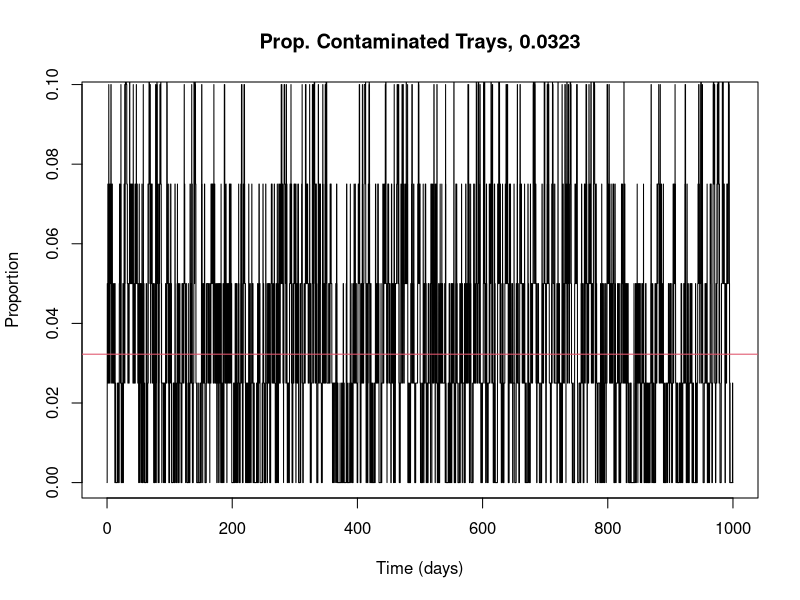
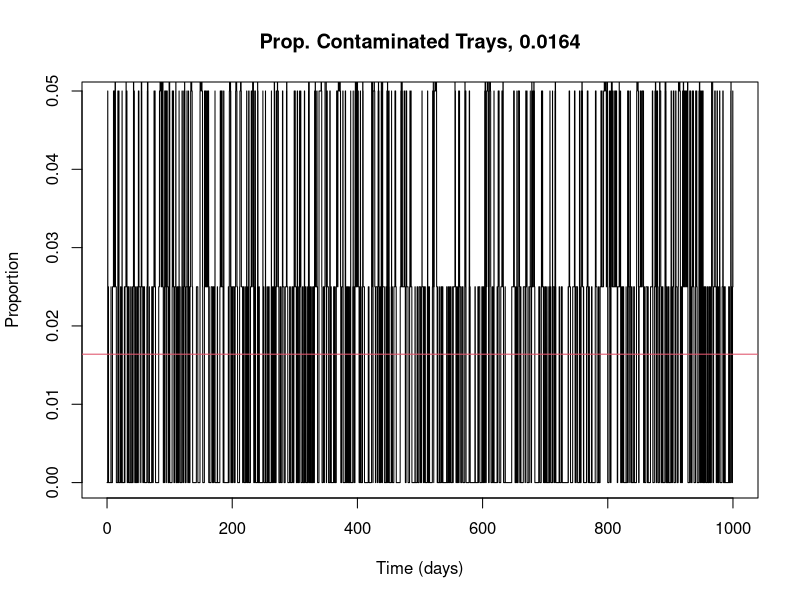
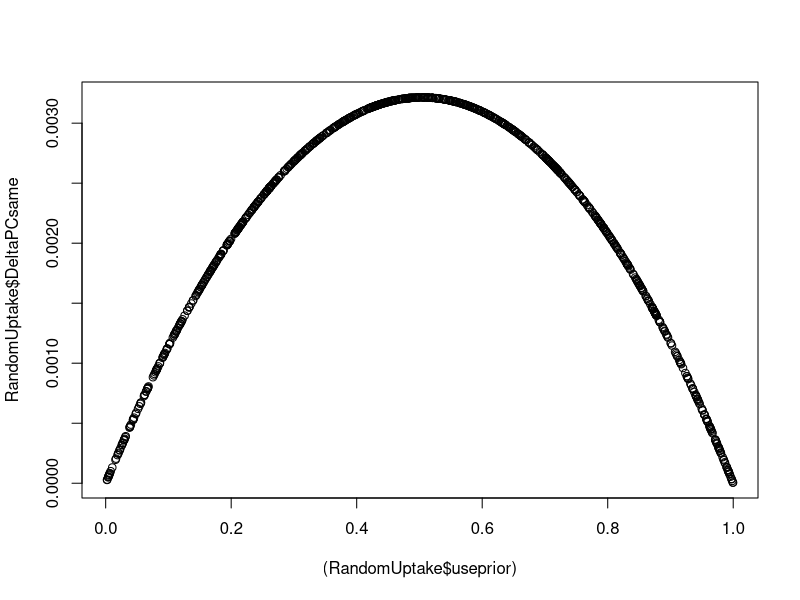
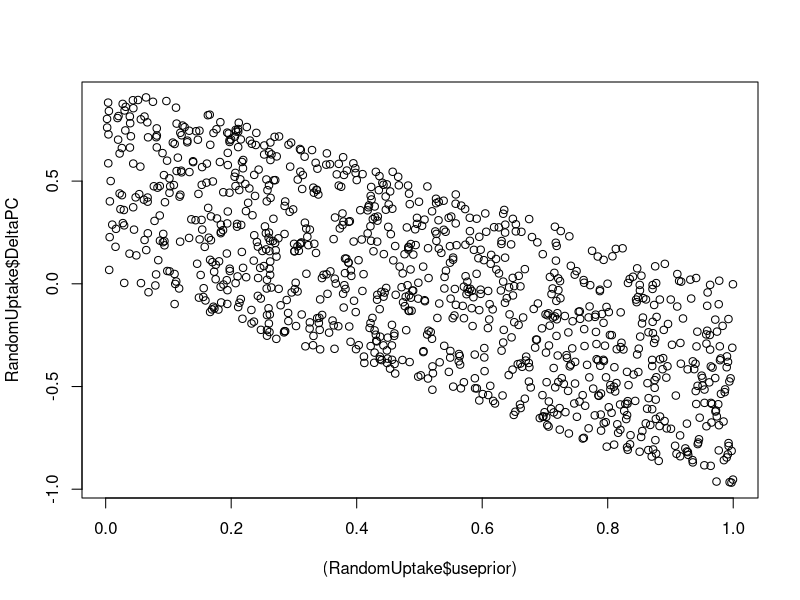
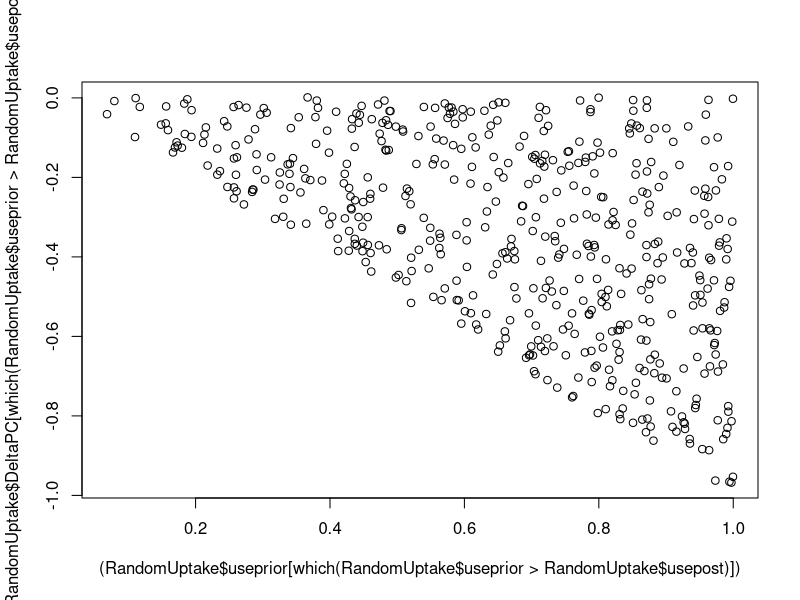
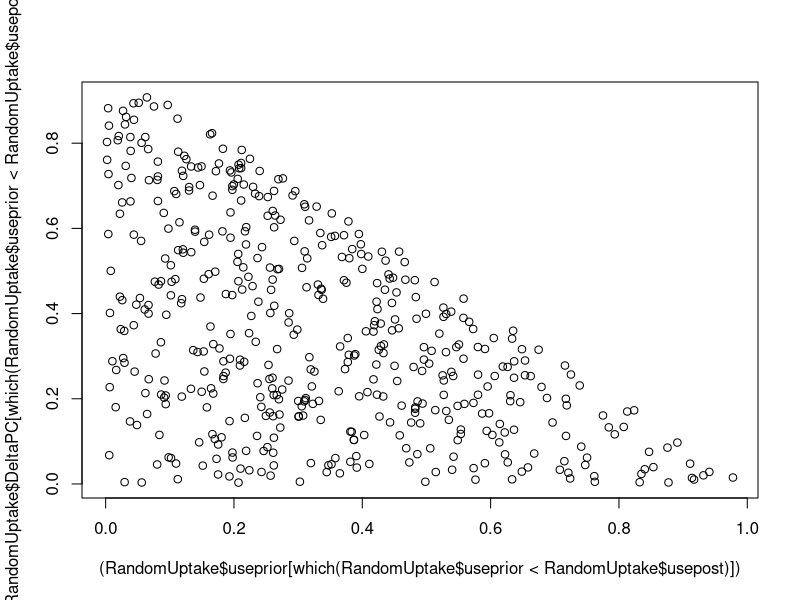
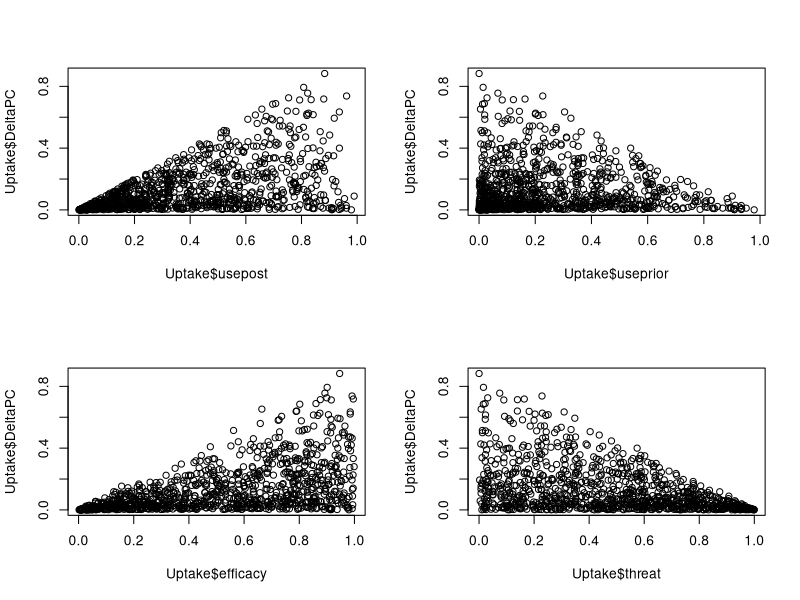
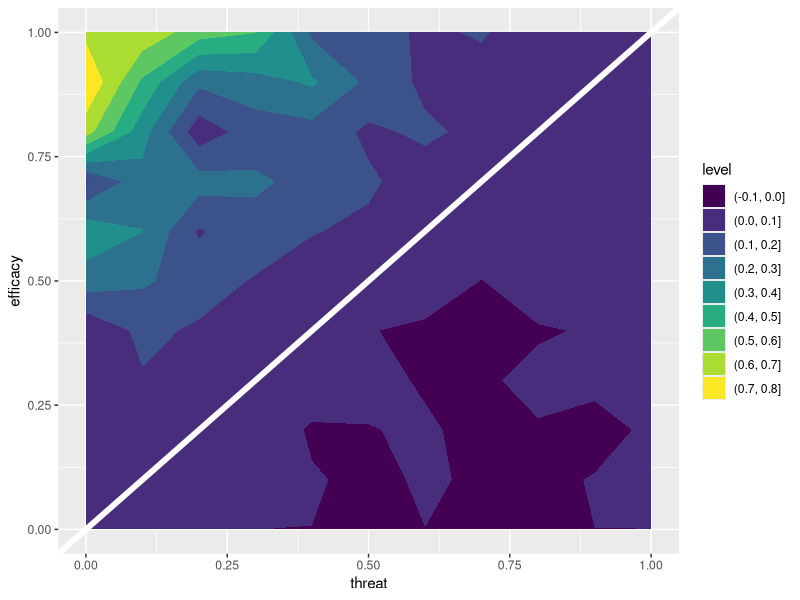

Generate these figures, in order, with R:
## ---- chunk 1
library(ggplot2)

#####tau leap tray simulation
sis_tray_sim=function(dt=0.1,MaxTime=10000,N0=400,T0=0,probtrans=1/15, 
                      people=20000, usebefore=0, useafter=0, prev=1/100,recrate=1,plt=T)
{
  # definitions
  t=dt*(0:MaxTime)
  TC=T0
  cases <- rbinom(length(t),prob=prev*dt, size=people)
  firstdeconfail <- rbinom(length(t),prob=1-usebefore, size=cases)
  trayspercustomer <- 2
  
  # loop over time
  for (i in 2:(MaxTime+1)) 
  {
    R1=probtrans*firstdeconfail[i-1]*(1-TC[i-1]/N0)  #transmission rate
    R2=recrate*TC[i-1]*dt  # recovery rate
    
    dmc=rpois(1,R1)
    dmr=rpois(1,R2)
    
    if(dmc>N0-TC[i-1]) dmc=N0-TC[i-1]
    if(dmr>TC[i-1]) dmr=TC[i-1]
    
    TC[i]=TC[i-1]+dmc-dmr
  }
  alpha <- probtrans*TC/TraysperLane*trayspercustomer
 # DeltaP <- rbinom(n=length(TC),prob=1-prev, size=alpha)
  ss <- (1-usebefore)*probtrans*prev*people/((1-usebefore)*probtrans*prev*people+N0*recrate)

  if(plt==T){
    # plot stochastic result and deterministic steady state
    plot(TC/N0~t,type="l",ylim=c(0,3*ss),ylab="Proportion",xlab="Time (days)",
         main=paste("Prop. Contaminated Trays, ", round(ss,4), sep=''))
    abline(h=ss, col=2)
    abline(h=mean(TC)/N0/dt, col=3)
  }

  # curate output values
  seconddeconfail <- rbinom(length(t),prob=1-useafter, size=firstdeconfail)
  newcase <- rbinom(length(t),prob=(1-useafter)*(1-prev)*alpha*dt, size=people)
  reinfcase <- rbinom(length(t),prob=(1-useafter)*alpha, size=cases-firstdeconfail)
  
  output<- data.frame(time=t,TC=TC, cases=cases, deconbefore=firstdeconfail, alpha=alpha, #DeltaP=DeltaP, 
                      caseinspite=seconddeconfail, newcasefromtray = newcase, reinfcase=reinfcase)

    output
}

## ---- chunk 2
Num_of_trays <- 400
Customersperday <- 20*10^3
Lanes <- 10
TraysperLane <- Num_of_trays/Lanes
trayspercustomer <- 2
contactrate <- Customersperday/Num_of_trays #(per tray)

prevalence <- 0.01 
probtransmissionpercontact <- 1/15 # beta=gamma, same either direction
transmission <- probtransmissionpercontact*contactrate*prevalence

recov <- 1
  
probtraycontaminated <- transmission/(transmission+recov)
## ---- chunk 3
delt <- 0.1
contamtray <- sis_tray_sim(dt=delt, N0=TraysperLane, probtrans=probtransmissionpercontact, people=Customersperday/Lanes, prev=prevalence, recrate=recov)
## ---- chunk 4
c(mean(contamtray$TC)/TraysperLane, mean(contamtray$caseinspite)/delt/Customersperday*Lanes, mean(contamtray$newcasefromtray)/delt/Customersperday*Lanes, mean(contamtray$reinfcase)/delt/Customersperday*Lanes)

c(probtraycontaminated, prevalence, (1-prevalence)*trayspercustomer*probtransmissionpercontact*probtraycontaminated) 
## ---- chunk 5
delt <- 0.1
use <- 0.5
contamtray <- sis_tray_sim(dt=delt, N0=TraysperLane, probtrans=probtransmissionpercontact, usebefore=use, useafter = use, people=Customersperday/Lanes, prev=prevalence, recrate=recov)
## ---- chunk 6
c(mean(contamtray$TC)/TraysperLane, mean(contamtray$caseinspite)/delt/Customersperday*Lanes, mean(contamtray$newcasefromtray)/delt/Customersperday*Lanes, mean(contamtray$reinfcase)/delt/Customersperday*Lanes)

probtraycontaminated <- (1-use)*transmission/((1-use)*transmission+recov)

c(probtraycontaminated, (1-use)*(1-use)*prevalence, (1-use)*(1-prevalence)*trayspercustomer*probtransmissionpercontact*probtraycontaminated,(1-use)*(use*prevalence)*trayspercustomer*probtransmissionpercontact*probtraycontaminated) 
## ---- chunk 7
nsim<- 1000

probtraycontaminated <- transmission/(transmission+recov)
Deltaprev <- (1-prevalence)*trayspercustomer*probtransmissionpercontact*probtraycontaminated

PC00 <- prevalence + Deltaprev
eta <- prevalence/PC00*(1-trayspercustomer*probtransmissionpercontact)

RandomUptake <- data.frame(useprior = runif(nsim, 0,1),
                            usepost = runif(nsim, 0,1))

RandomUptake$PCsame <- (1-RandomUptake$useprior)*(1-RandomUptake$useprior)*(1-probtraycontaminated*RandomUptake$useprior*eta)*PC00/(1-probtraycontaminated*RandomUptake$useprior)
# equation 4 but with rho=omega

RandomUptake$DeltaPCsame <- (1-RandomUptake$useprior)*(1-probtraycontaminated*RandomUptake$useprior*eta)/(1-probtraycontaminated*RandomUptake$useprior)-(1-RandomUptake$useprior)

plot((RandomUptake$useprior), RandomUptake$DeltaPCsame)

RandomUptake$PC <- (1-RandomUptake$useprior)*(1-RandomUptake$usepost)*(1-probtraycontaminated*RandomUptake$useprior*eta)*PC00/(1-probtraycontaminated*RandomUptake$useprior)
# equation 4

RandomUptake$DeltaPC <- (1-RandomUptake$useprior)*(1-probtraycontaminated*RandomUptake$useprior*eta)/(1-probtraycontaminated*RandomUptake$useprior)-(1-RandomUptake$usepost)
# equation 5

RandomUptake$DeltaPCwq8 <- RandomUptake$usepost-RandomUptake$useprior+
  RandomUptake$useprior*probtraycontaminated*(1-eta)*(1-RandomUptake$useprior)/(1-probtraycontaminated*RandomUptake$useprior)
# equation 8

plot((RandomUptake$useprior), RandomUptake$DeltaPC)

plot((RandomUptake$useprior[which(RandomUptake$useprior>RandomUptake$usepost)]), RandomUptake$DeltaPC[which(RandomUptake$useprior>RandomUptake$usepost)])
plot((RandomUptake$useprior[which(RandomUptake$useprior<RandomUptake$usepost)]), RandomUptake$DeltaPC[which(RandomUptake$useprior<RandomUptake$usepost)])

## ---- chunk 8
nsim<- 1000

probtraycontaminated <- transmission/(transmission+recov)
Deltaprev <- (1-prevalence)*trayspercustomer*probtransmissionpercontact*probtraycontaminated

PC00 <- prevalence + Deltaprev
eta <- prevalence/PC00*(1-trayspercustomer*probtransmissionpercontact)

Uptake <- data.frame(threat = runif(nsim, 0,1),
                            efficacy = runif(nsim, 0,1))
Uptake$Inc <- runif(nsim,1, 1/Uptake$threat)

Uptake$useprior <- Uptake$efficacy*Uptake$threat
Uptake$usepost <- Uptake$Inc*Uptake$threat*Uptake$efficacy
  
Uptake$PC <- (1-Uptake$useprior)*(1-Uptake$usepost)*(1-probtraycontaminated*Uptake$useprior*eta)*PC00/(1-probtraycontaminated*Uptake$useprior)
# equation 4

Uptake$DeltaPC <- (1-Uptake$useprior)*(1-probtraycontaminated*Uptake$useprior*eta)/(1-probtraycontaminated*Uptake$useprior)-(1-Uptake$usepost)
# equation 5

Uptake$DeltaPCwq8 <- Uptake$usepost-Uptake$useprior+
  Uptake$useprior*probtraycontaminated*(1-eta)*(1-Uptake$useprior)/(1-probtraycontaminated*Uptake$useprior)
# equation 8

par(mfrow=c(2,2))
plot(Uptake$usepost, Uptake$DeltaPC)
plot(Uptake$useprior, Uptake$DeltaPC)
plot(Uptake$efficacy, Uptake$DeltaPC)
plot(Uptake$threat, Uptake$DeltaPC)


## ---- chunk 9

#prevalence <- 0.001 

DelPCcontour <- function(prevalence){
nsim<- 100000
contactrate <- 50 #(per tray)
probtransmissionpercontact <- 1/15 # beta=gamma, same either direction
transmission <- probtransmissionpercontact*contactrate*prevalence

probtraycontaminated <- transmission/(transmission+recov)
Deltaprev <- (1-prevalence)*trayspercustomer*probtransmissionpercontact*probtraycontaminated

PC00 <- prevalence + Deltaprev
eta <- prevalence/PC00*(1-trayspercustomer*probtransmissionpercontact)

Uptake <- data.frame(threat = rep(c(0.001, seq(0.1,1,0.1)),11), #runif(nsim, 0,1),
                            efficacy = sort(rep(c(0.001,seq(0.1,1,0.1)),11))) #runif(nsim, 0,1))
Uptake$Inc <- runif(length(Uptake$threat),1, 1/Uptake$threat)

Uptake$useprior <- Uptake$efficacy*Uptake$threat*(Uptake$efficacy+1-Uptake$threat)
Uptake$usepost <- Uptake$Inc*Uptake$threat*Uptake$efficacy*(Uptake$efficacy+1-Uptake$Inc*Uptake$threat)
  
Uptake$PC <- (1-Uptake$useprior)*(1-Uptake$usepost)*(1-probtraycontaminated*Uptake$useprior*eta)*PC00/(1-probtraycontaminated*Uptake$useprior)
# equation 4

Uptake$DeltaPC <- (1-Uptake$useprior)*(1-probtraycontaminated*Uptake$useprior*eta)/(1-probtraycontaminated*Uptake$useprior)-(1-Uptake$usepost)
# equation 5

Uptake$DeltaPCwq8 <- Uptake$usepost-Uptake$useprior+
  Uptake$useprior*probtraycontaminated*(1-eta)*(1-Uptake$useprior)/(1-probtraycontaminated*Uptake$useprior)
# equation 8

ggplot(data=Uptake)+
     geom_contour_filled(mapping=aes(x=threat, y=efficacy, z=DeltaPC))+
     geom_abline(intercept=0, slope=1, color='white', lwd=2)
}

## ---- chunk 10
DelPCcontour(0.9)
DelPCcontour(0.5)
DelPCcontour(0.1)
DelPCcontour(0.01)
DelPCcontour(0.001)
DelPCcontour(0.0001)

## ---- chunk 11
prevalence <- 0.5

contactrate <- 50 #(per tray)
probtransmissionpercontact <- 1/15 # beta=gamma, same either direction
transmission <- probtransmissionpercontact*contactrate*prevalence

probtraycontaminated <- transmission/(transmission+recov)
Deltaprev <- (1-prevalence)*trayspercustomer*probtransmissionpercontact*probtraycontaminated

PC00 <- prevalence + Deltaprev
eta <- prevalence/PC00*(1-trayspercustomer*probtransmissionpercontact)

comp <- data.frame(eps=rep(seq(0,1,0.01), 101))
comp$tau <-  sort(comp$eps)
comp$rhoincrease <- comp$tau*comp$eps
comp$rhononincrease <- comp$rhoincrease*(1 - comp$tau+comp$eps)
comp$theta <- 1-(1-eta)*probtraycontaminated*(1-comp$rhononincrease)/(1-probtraycontaminated*comp$rhononincrease)
comp$critarea <- comp$eps - comp$rhononincrease*comp$theta/comp$eps
ggplot(data=comp)+
     geom_contour_filled(mapping=aes(x=eps, y=tau, z=rhoincrease))
ggplot(data=comp)+
     geom_contour_filled(mapping=aes(x=eps, y=tau, z=rhononincrease))
ggplot(data=comp)+
     geom_contour_filled(mapping=aes(x=eps, y=tau, z=theta))
ggplot(data=comp)+
     geom_contour_filled(mapping=aes(x=eps, y=tau, z=critarea))+
     geom_abline(intercept=0, slope=1, color='white', lwd=2)
